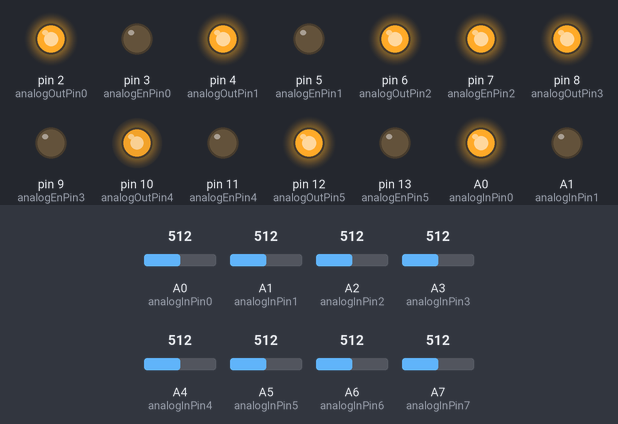
Recording of a sketch running on a simulated Arduino Nano, built with avr-gcc and run on an emulated ATmega328P. On the bench: output pins drawn as LEDs (lit = HIGH). The test bench sets the inputs (shaded band); at power-on: A4 (analogInPin4) = 512, A0 (analogInPin0) = 512, A1 (analogInPin1) = 512, A3 (analogInPin3) = 512, A2 (analogInPin2) = 512, A5 (analogInPin5) = 512, A6 (analogInPin6) = 512, A7 (analogInPin7) = 512. What the sketch prints to the serial monitor is not drawn.

Above: at 1.2 s.
1.3 s: A4 (analogInPin4) set to 306
At 3.1 s:
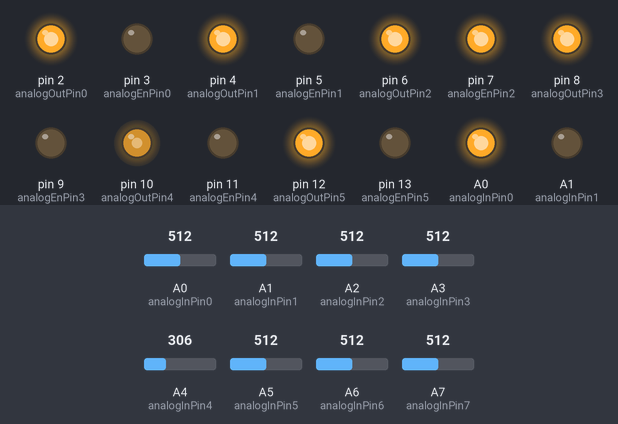
3.5 s: A0 (analogInPin0) set to 285
5.2 s: A0 (analogInPin0) set to 259
At 6.5 s:
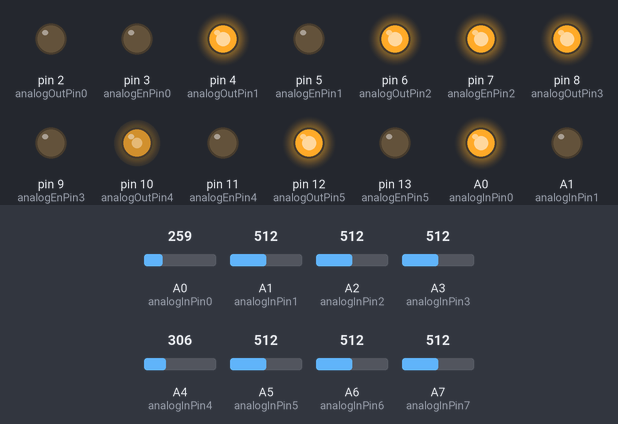
7.6 s: A1 (analogInPin1) set to 288
9.3 s: A1 (analogInPin1) set to 258
At 11.1 s:
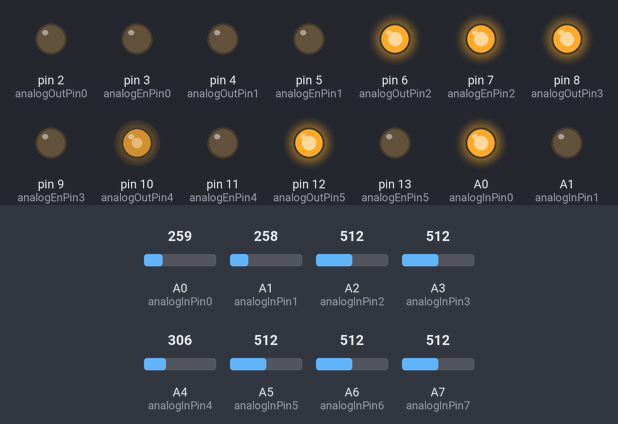
11.7 s: A3 (analogInPin3) set to 277
13.4 s: A3 (analogInPin3) set to 254
At 15.7 s:
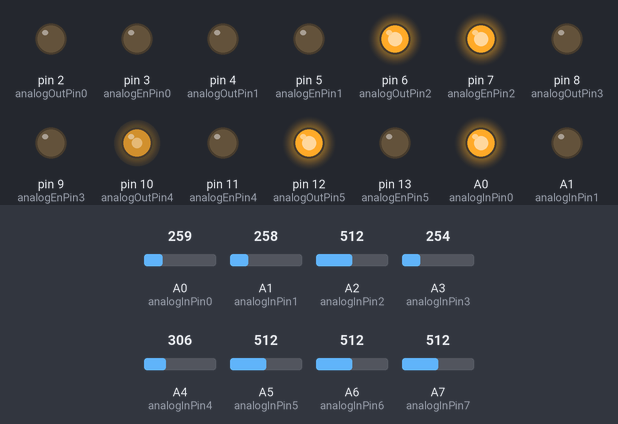
Timing chart, 0 to 16.7 s (numbered marks = the images above; inputs shaded):
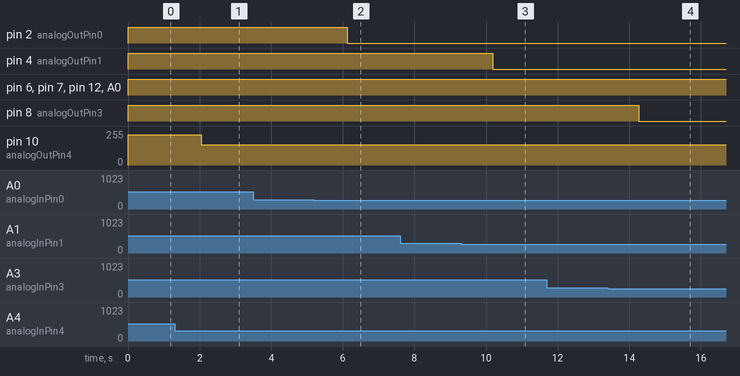

The sketch:

Build2_testing.ino
```cpp
int analogInPin0 = A0;
int analogInPin1 = A1;
int analogInPin2 = A2;
int analogInPin3 = A3;
int analogInPin4 = A4;
int analogInPin5 = A5;
int analogInPin6 = A6;
int analogInPin7 = A7;

int analogOutPin0 = 2;
int analogOutPin1 = 4;
int analogOutPin2 = 6;
int analogOutPin3 = 8;
int analogOutPin4 = 10;
int analogOutPin5 = 12;
int analogOutPin6 = 14;
int analogOutPin7 = 16;

int analogEnPin0 = 3;
int analogEnPin1 = 5;
int analogEnPin2 = 7;
int analogEnPin3 = 9;
int analogEnPin4 = 11;
int analogEnPin5 = 13;
int analogEnPin6 = 15;
int analogEnPin7 = 17;

int sensorValue0 = 0;
int sensorValue1 = 0;
int sensorValue2 = 0;
int sensorValue3 = 0;
int sensorValue4 = 0;
int sensorValue5 = 0;
int sensorValue6 = 0;
int sensorValue7 = 0;

int outputValue0 = 0;
int outputValue1 = 0;
int outputValue2 = 0;
int outputValue3 = 0;
int outputValue4 = 0;
int outputValue5 = 0;
int outputValue6 = 0;
int outputValue7 = 0;

void setup()
{
  Serial.begin(9600);
  // set digital i/o pins as outputs:
  pinMode(analogOutPin0, OUTPUT);
  pinMode(analogOutPin1, OUTPUT);
  pinMode(analogOutPin2, OUTPUT);
  pinMode(analogOutPin3, OUTPUT);
  pinMode(analogOutPin4, OUTPUT);
  pinMode(analogOutPin5, OUTPUT);
  pinMode(analogOutPin6, OUTPUT);
  pinMode(analogOutPin7, OUTPUT);

  pinMode(analogEnPin0, OUTPUT);
  pinMode(analogEnPin1, OUTPUT);
  pinMode(analogEnPin2, OUTPUT);
  pinMode(analogEnPin3, OUTPUT);
  pinMode(analogEnPin4, OUTPUT);
  pinMode(analogEnPin5, OUTPUT);
  pinMode(analogEnPin6, OUTPUT);
  pinMode(analogEnPin7, OUTPUT);
}

void loop()
{
  float volts0 = analogRead(analogInPin0)*0.00273;  //    value from sensor * (5/1024) - if running 3.3.volts then change 5 to 3.3
  sensorValue0= analogRead(analogInPin0);
  float distance0 = 65*pow(volts0, -1.10);            // worked out from graph 65 = theoretical distance / (1/Volts)S - luckylarry.co.uk

  float volts1 = analogRead(analogInPin1)*0.00273;      //value from sensor * (5/1024) - if running 3.3.volts then change 5 to 3.3
  sensorValue1 = analogRead(analogInPin1);
  float distance1 = 65*pow(volts1, -1.10);            // worked out from graph 65 = theoretical distance / (1/Volts)S - luckylarry.co.uk

  float volts2 = analogRead(analogInPin2)*0.000273;     // value from sensor * (5/1024) - if running 3.3.volts then change 5 to 3.3
  sensorValue2 = analogRead(analogInPin2);
  float distance2 = 65*pow(volts2, -1.10);            // worked out from graph 65 = theoretical distance / (1/Volts)S - luckylarry.co.uk

  float volts3 = analogRead(analogInPin3)*0.00273;    //  value from sensor * (5/1024) - if running 3.3.volts then change 5 to 3.3
  sensorValue3= analogRead(analogInPin3);
  float distance3 = 65*pow(volts3, -1.10);            // worked out from graph 65 = theoretical distance / (1/Volts)S - luckylarry.co.uk

  float volts4 = analogRead(analogInPin4)*0.00273;      //value from sensor * (5/1024) - if running 3.3.volts then change 5 to 3.3
  sensorValue4= analogRead(analogInPin4);
  float distance4 = 65*pow(volts4, -1.10);            // worked out from graph 65 = theoretical distance / (1/Volts)S - luckylarry.co.uk

  float volts5 = analogRead(analogInPin5)*0.00273;     // value from sensor * (5/1024) - if running 3.3.volts then change 5 to 3.3
  sensorValue5= analogRead(analogInPin5);
  float distance5 = 65*pow(volts5, -1.10);          //   worked out from graph 65 = theoretical distance / (1/Volts)S - luckylarry.co.uk

  float volts6 = analogRead(analogInPin6)*0.00273;   //   value from sensor * (5/1024) - if running 3.3.volts then change 5 to 3.3
  sensorValue6= analogRead(analogInPin6);
  float distance6 = 65*pow(volts6, -1.10);         //    worked out from graph 65 = theoretical distance / (1/Volts)S - luckylarry.co.uk

  float volts7 = analogRead(analogInPin7)*0.00273;  //    value from sensor * (5/1024) - if running 3.3.volts then change 5 to 3.3
  sensorValue7= analogRead(analogInPin7);
  float distance7 = 65*pow(volts7, -1.10);          //   worked out from graph 65 = theoretical distance / (1/Volts)S - luckylarry.co.uk

  if(distance0<30)
  {
   digitalWrite(analogEnPin0, LOW);
  }
  if(distance0>150)
  {
   digitalWrite(analogEnPin0,HIGH);
   analogWrite(analogOutPin0,255);
  }
  if(distance0>30 && distance0<150)
  {
    outputValue0 = map(distance0, 30, 150, 255, 0);
    analogWrite(analogOutPin0,outputValue0);
  }
  if(distance1<30)
  {
   digitalWrite(analogEnPin1, LOW);
  }
  if(distance1>150)
  {
   digitalWrite(analogEnPin1,HIGH);
   analogWrite(analogOutPin1,255);
  }
  if(distance1>30 && distance1<150)
  {
    outputValue1 = map(distance1, 30, 150, 255, 0);
    analogWrite(analogOutPin1,outputValue1);
  }
  if(distance2<30)
  {
   digitalWrite(analogEnPin2, LOW);
  }
  if(distance2>150)
  {
   digitalWrite(analogEnPin2,HIGH);
   analogWrite(analogOutPin2,255);
  }
  if(distance2>30 && distance2<150)
  {
    outputValue2 = map(distance2, 30, 150, 255, 0);
    analogWrite(analogOutPin2,outputValue2);
  }
  if(distance3<30)
  {
   digitalWrite(analogEnPin3, LOW);
  }
  if(distance3>150)
  {
   digitalWrite(analogEnPin3,HIGH);
   analogWrite(analogOutPin3,255);
  }
  if(distance3>30 && distance3<150)
  {
    outputValue3 = map(distance3, 30, 150, 255, 0);
    analogWrite(analogOutPin3,outputValue3);
  }
  if(distance4<30)
  {
   digitalWrite(analogEnPin4, LOW);
  }
  if(distance4>150)
  {
   digitalWrite(analogEnPin4,HIGH);
   analogWrite(analogOutPin4,255);
  }
  if(distance4>30 && distance4<150)
  {
    outputValue4 = map(distance4, 30, 150, 255, 0);
    analogWrite(analogOutPin4,outputValue4);
  }
  if(distance5<30)
  {
   digitalWrite(analogEnPin5, LOW);
  }
  if(distance5>150)
  {
   digitalWrite(analogEnPin5,HIGH);
   analogWrite(analogOutPin5,255);
  }
  if(distance5>30 && distance5<150)
  {
    outputValue5 = map(distance5, 30, 150, 255, 0);
    analogWrite(analogOutPin5,outputValue5);
  }
  if(distance6<30)
  {
   digitalWrite(analogEnPin6, LOW);
  }
  if(distance6>150)
  {
   digitalWrite(analogEnPin6,HIGH);
   analogWrite(analogOutPin6,255);
  }
  if(distance6>30 && distance6<150)
  {
    outputValue6 = map(distance6, 30, 150, 255, 0);
    analogWrite(analogOutPin6,outputValue6);
  }
  if(distance7<30)
  {
   digitalWrite(analogEnPin7, LOW);
  }
  if(distance7>150)
  {
   digitalWrite(analogEnPin7,HIGH);
   analogWrite(analogOutPin7,255);
  }
  if(distance7>30 && distance7<150)
  {
    outputValue7 = map(distance7, 30, 150, 255, 0);
    analogWrite(analogOutPin7,outputValue7);
  }
  Serial.print("      ");
  Serial.print(outputValue0);
  Serial.print("      ");
  Serial.print(outputValue1);
  Serial.print("      ");
  Serial.print(outputValue2);
  Serial.print("      ");
  Serial.print(outputValue3);
  Serial.print("      ");
  Serial.println();
  Serial.print(outputValue4);
  Serial.print("      ");
  Serial.print(outputValue5);
  Serial.print("      ");
  Serial.print(outputValue6);
  Serial.print("      ");
  Serial.print(outputValue7);
  Serial.print("      ");
  delay(1000);
}
```

Measured:
- the behaviour switches between 270 and 269 on A0 (analogInPin0) (found by bisection; images 1 and 2)
- the behaviour switches between 270 and 269 on A1 (analogInPin1) (found by bisection; images 2 and 3)
- the behaviour switches between 270 and 269 on A3 (analogInPin3) (found by bisection; images 3 and 4)
- after the input at 1.3 s, pin 10 (analogOutPin4): 226/255 → 151/255 after 0.74 s
- after the input at 3.5 s, every drawn part: stays the same
- after the input at 5.2 s, pin 2 (analogOutPin0): HIGH → LOW after 0.92 s
- after the input at 7.6 s, every drawn part: stays the same
- after the input at 9.3 s, pin 4 (analogOutPin1): HIGH → LOW after 0.89 s
- after the input at 11.7 s, every drawn part: stays the same
- after the input at 13.4 s, pin 8 (analogOutPin3): HIGH → LOW after 0.87 s
